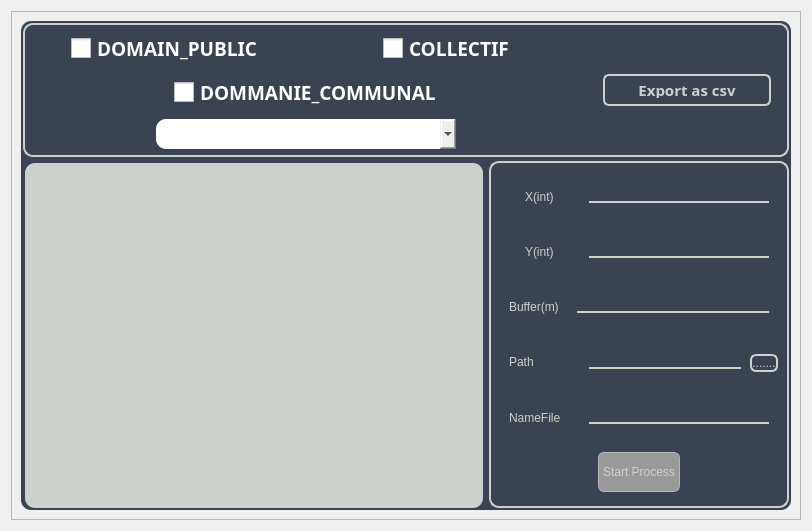
<?xml version="1.0" encoding="UTF-8"?>
<ui version="4.0">
 <class>projectDialogBase</class>
 <widget class="QDialog" name="projectDialogBase">
  <property name="geometry">
   <rect>
    <x>0</x>
    <y>0</y>
    <width>812</width>
    <height>531</height>
   </rect>
  </property>
  <property name="windowTitle">
   <string>project</string>
  </property>
  <layout class="QVBoxLayout" name="verticalLayout">
   <item>
    <widget class="QFrame" name="frame">
     <property name="maximumSize">
      <size>
       <width>1000</width>
       <height>700</height>
      </size>
     </property>
     <property name="frameShape">
      <enum>QFrame::StyledPanel</enum>
     </property>
     <property name="frameShadow">
      <enum>QFrame::Raised</enum>
     </property>
     <layout class="QVBoxLayout" name="verticalLayout_6">
      <item>
       <widget class="QFrame" name="frame_2">
        <property name="maximumSize">
         <size>
          <width>1000</width>
          <height>700</height>
         </size>
        </property>
        <property name="styleSheet">
         <string notr="true">background:rgb(59,66,82);
border-radius:10px;
</string>
        </property>
        <property name="frameShape">
         <enum>QFrame::StyledPanel</enum>
        </property>
        <property name="frameShadow">
         <enum>QFrame::Raised</enum>
        </property>
        <layout class="QVBoxLayout" name="verticalLayout_2">
         <property name="spacing">
          <number>4</number>
         </property>
         <property name="leftMargin">
          <number>2</number>
         </property>
         <property name="topMargin">
          <number>2</number>
         </property>
         <property name="rightMargin">
          <number>2</number>
         </property>
         <property name="bottomMargin">
          <number>2</number>
         </property>
         <item>
          <widget class="QFrame" name="frame_3">
           <property name="maximumSize">
            <size>
             <width>16777215</width>
             <height>150</height>
            </size>
           </property>
           <property name="styleSheet">
            <string notr="true">border:2px solid rgb(205, 209, 205);
border-radius:10px;</string>
           </property>
           <property name="frameShape">
            <enum>QFrame::StyledPanel</enum>
           </property>
           <property name="frameShadow">
            <enum>QFrame::Raised</enum>
           </property>
           <layout class="QHBoxLayout" name="horizontalLayout">
            <property name="spacing">
             <number>0</number>
            </property>
            <property name="leftMargin">
             <number>0</number>
            </property>
            <property name="topMargin">
             <number>0</number>
            </property>
            <property name="rightMargin">
             <number>0</number>
            </property>
            <property name="bottomMargin">
             <number>0</number>
            </property>
            <item>
             <widget class="QFrame" name="frame_5">
              <property name="styleSheet">
               <string notr="true">border:none;</string>
              </property>
              <property name="frameShape">
               <enum>QFrame::StyledPanel</enum>
              </property>
              <property name="frameShadow">
               <enum>QFrame::Raised</enum>
              </property>
              <layout class="QVBoxLayout" name="verticalLayout_3">
               <property name="spacing">
                <number>0</number>
               </property>
               <property name="leftMargin">
                <number>0</number>
               </property>
               <property name="topMargin">
                <number>0</number>
               </property>
               <property name="rightMargin">
                <number>0</number>
               </property>
               <property name="bottomMargin">
                <number>0</number>
               </property>
               <item>
                <widget class="QFrame" name="frame_8">
                 <property name="styleSheet">
                  <string notr="true">background:none;</string>
                 </property>
                 <property name="frameShape">
                  <enum>QFrame::StyledPanel</enum>
                 </property>
                 <property name="frameShadow">
                  <enum>QFrame::Raised</enum>
                 </property>
                 <layout class="QHBoxLayout" name="horizontalLayout_2">
                  <property name="spacing">
                   <number>0</number>
                  </property>
                  <property name="leftMargin">
                   <number>0</number>
                  </property>
                  <property name="topMargin">
                   <number>0</number>
                  </property>
                  <property name="rightMargin">
                   <number>0</number>
                  </property>
                  <property name="bottomMargin">
                   <number>0</number>
                  </property>
                  <item alignment="Qt::AlignHCenter">
                   <widget class="QFrame" name="frame_10">
                    <property name="styleSheet">
                     <string notr="true">background:none;</string>
                    </property>
                    <property name="frameShape">
                     <enum>QFrame::StyledPanel</enum>
                    </property>
                    <property name="frameShadow">
                     <enum>QFrame::Raised</enum>
                    </property>
                    <layout class="QHBoxLayout" name="horizontalLayout_4">
                     <item>
                      <widget class="QCheckBox" name="checkBox">
                       <property name="font">
                        <font>
                         <family>Segoe UI Semibold</family>
                         <pointsize>14</pointsize>
                         <weight>75</weight>
                         <bold>true</bold>
                        </font>
                       </property>
                       <property name="styleSheet">
                        <string notr="true">QCheckBox{
color:white;
}
QCheckBox::indicator{
width:20px;
height:20px;
}



</string>
                       </property>
                       <property name="text">
                        <string>DOMAIN_PUBLIC</string>
                       </property>
                      </widget>
                     </item>
                    </layout>
                   </widget>
                  </item>
                  <item alignment="Qt::AlignHCenter">
                   <widget class="QFrame" name="frame_9">
                    <property name="styleSheet">
                     <string notr="true">background:none;</string>
                    </property>
                    <property name="frameShape">
                     <enum>QFrame::StyledPanel</enum>
                    </property>
                    <property name="frameShadow">
                     <enum>QFrame::Raised</enum>
                    </property>
                    <layout class="QVBoxLayout" name="verticalLayout_4">
                     <item>
                      <widget class="QCheckBox" name="checkBox_3">
                       <property name="font">
                        <font>
                         <family>Segoe UI Semibold</family>
                         <pointsize>14</pointsize>
                         <weight>75</weight>
                         <bold>true</bold>
                        </font>
                       </property>
                       <property name="styleSheet">
                        <string notr="true">QCheckBox{
color:white;
}
QCheckBox::indicator{
width:20px;
height:20px;
}



</string>
                       </property>
                       <property name="text">
                        <string>COLLECTIF</string>
                       </property>
                      </widget>
                     </item>
                    </layout>
                   </widget>
                  </item>
                 </layout>
                </widget>
               </item>
               <item>
                <widget class="QFrame" name="frame_7">
                 <property name="styleSheet">
                  <string notr="true">background:none;</string>
                 </property>
                 <property name="frameShape">
                  <enum>QFrame::StyledPanel</enum>
                 </property>
                 <property name="frameShadow">
                  <enum>QFrame::Raised</enum>
                 </property>
                 <layout class="QVBoxLayout" name="verticalLayout_5">
                  <property name="spacing">
                   <number>0</number>
                  </property>
                  <property name="leftMargin">
                   <number>0</number>
                  </property>
                  <property name="topMargin">
                   <number>0</number>
                  </property>
                  <property name="rightMargin">
                   <number>0</number>
                  </property>
                  <property name="bottomMargin">
                   <number>0</number>
                  </property>
                  <item alignment="Qt::AlignHCenter|Qt::AlignVCenter">
                   <widget class="QCheckBox" name="checkBox_4">
                    <property name="font">
                     <font>
                      <family>Segoe UI Semibold</family>
                      <pointsize>14</pointsize>
                      <weight>75</weight>
                      <bold>true</bold>
                     </font>
                    </property>
                    <property name="styleSheet">
                     <string notr="true">QCheckBox{
color:white;
}
QCheckBox::indicator{
width:20px;
height:20px;
}



</string>
                    </property>
                    <property name="text">
                     <string>DOMMANIE_COMMUNAL</string>
                    </property>
                   </widget>
                  </item>
                 </layout>
                </widget>
               </item>
               <item>
                <widget class="QFrame" name="frame_6">
                 <property name="styleSheet">
                  <string notr="true">background:none;</string>
                 </property>
                 <property name="frameShape">
                  <enum>QFrame::StyledPanel</enum>
                 </property>
                 <property name="frameShadow">
                  <enum>QFrame::Raised</enum>
                 </property>
                 <layout class="QHBoxLayout" name="horizontalLayout_3">
                  <property name="spacing">
                   <number>0</number>
                  </property>
                  <property name="leftMargin">
                   <number>0</number>
                  </property>
                  <property name="topMargin">
                   <number>0</number>
                  </property>
                  <property name="rightMargin">
                   <number>0</number>
                  </property>
                  <property name="bottomMargin">
                   <number>0</number>
                  </property>
                  <item>
                   <widget class="QComboBox" name="comboBox_intersect_layers">
                    <property name="maximumSize">
                     <size>
                      <width>300</width>
                      <height>30</height>
                     </size>
                    </property>
                   </widget>
                  </item>
                 </layout>
                </widget>
               </item>
              </layout>
             </widget>
            </item>
            <item>
             <widget class="QFrame" name="frame_4">
              <property name="maximumSize">
               <size>
                <width>200</width>
                <height>16777215</height>
               </size>
              </property>
              <property name="styleSheet">
               <string notr="true">border:none;</string>
              </property>
              <property name="frameShape">
               <enum>QFrame::StyledPanel</enum>
              </property>
              <property name="frameShadow">
               <enum>QFrame::Raised</enum>
              </property>
              <layout class="QVBoxLayout" name="verticalLayout_8">
               <property name="leftMargin">
                <number>7</number>
               </property>
               <property name="topMargin">
                <number>40</number>
               </property>
               <property name="rightMargin">
                <number>7</number>
               </property>
               <property name="bottomMargin">
                <number>40</number>
               </property>
               <item>
                <widget class="QFrame" name="frame_13">
                 <property name="styleSheet">
                  <string notr="true">background:none;</string>
                 </property>
                 <property name="frameShape">
                  <enum>QFrame::StyledPanel</enum>
                 </property>
                 <property name="frameShadow">
                  <enum>QFrame::Raised</enum>
                 </property>
                 <layout class="QHBoxLayout" name="horizontalLayout_5">
                  <property name="spacing">
                   <number>0</number>
                  </property>
                  <property name="leftMargin">
                   <number>0</number>
                  </property>
                  <property name="topMargin">
                   <number>0</number>
                  </property>
                  <property name="rightMargin">
                   <number>0</number>
                  </property>
                  <property name="bottomMargin">
                   <number>0</number>
                  </property>
                  <item>
                   <widget class="QFrame" name="frame_14">
                    <property name="styleSheet">
                     <string notr="true">background:none;</string>
                    </property>
                    <property name="frameShape">
                     <enum>QFrame::StyledPanel</enum>
                    </property>
                    <property name="frameShadow">
                     <enum>QFrame::Raised</enum>
                    </property>
                    <layout class="QVBoxLayout" name="verticalLayout_9">
                     <item>
                      <widget class="QPushButton" name="btn_Intersection">
                       <property name="maximumSize">
                        <size>
                         <width>16777215</width>
                         <height>32</height>
                        </size>
                       </property>
                       <property name="font">
                        <font>
                         <family>Segoe UI Semibold</family>
                         <pointsize>11</pointsize>
                         <weight>75</weight>
                         <bold>true</bold>
                        </font>
                       </property>
                       <property name="cursor">
                        <cursorShape>PointingHandCursor</cursorShape>
                       </property>
                       <property name="styleSheet">
                        <string notr="true">QPushButton{
border:none;
border:2px solid rgb(205, 209, 205);;
color:rgb(205, 209, 205);;
border-radius:6px;
padding:6px;
}

QPushButton::hover{
border:none;
border:2px solid rgb(255, 255, 255);
color:white;
border-radius:6px;
padding:6px;
}
</string>
                       </property>
                       <property name="text">
                        <string>Export as csv</string>
                       </property>
                       <property name="checkable">
                        <bool>false</bool>
                       </property>
                      </widget>
                     </item>
                    </layout>
                   </widget>
                  </item>
                 </layout>
                </widget>
               </item>
              </layout>
             </widget>
            </item>
           </layout>
          </widget>
         </item>
         <item>
          <widget class="QFrame" name="frame_11">
           <property name="styleSheet">
            <string notr="true">background:none</string>
           </property>
           <property name="frameShape">
            <enum>QFrame::StyledPanel</enum>
           </property>
           <property name="frameShadow">
            <enum>QFrame::Raised</enum>
           </property>
           <layout class="QHBoxLayout" name="horizontalLayout_6">
            <property name="spacing">
             <number>4</number>
            </property>
            <property name="leftMargin">
             <number>0</number>
            </property>
            <property name="topMargin">
             <number>0</number>
            </property>
            <property name="rightMargin">
             <number>0</number>
            </property>
            <property name="bottomMargin">
             <number>0</number>
            </property>
            <item>
             <widget class="QFrame" name="frame_16">
              <property name="frameShape">
               <enum>QFrame::StyledPanel</enum>
              </property>
              <property name="frameShadow">
               <enum>QFrame::Raised</enum>
              </property>
              <property name="lineWidth">
               <number>1</number>
              </property>
              <layout class="QVBoxLayout" name="verticalLayout_23">
               <property name="spacing">
                <number>0</number>
               </property>
               <property name="leftMargin">
                <number>2</number>
               </property>
               <property name="topMargin">
                <number>2</number>
               </property>
               <property name="rightMargin">
                <number>2</number>
               </property>
               <property name="bottomMargin">
                <number>0</number>
               </property>
               <item>
                <widget class="QTableView" name="tableView">
                 <property name="styleSheet">
                  <string notr="true">background-color: rgb(205, 209, 205);</string>
                 </property>
                </widget>
               </item>
              </layout>
             </widget>
            </item>
            <item>
             <widget class="QFrame" name="frame_17">
              <property name="maximumSize">
               <size>
                <width>300</width>
                <height>16777215</height>
               </size>
              </property>
              <property name="styleSheet">
               <string notr="true">border:2px solid  rgb(205, 209, 205);
border-radius:10px;</string>
              </property>
              <property name="frameShape">
               <enum>QFrame::StyledPanel</enum>
              </property>
              <property name="frameShadow">
               <enum>QFrame::Raised</enum>
              </property>
              <layout class="QVBoxLayout" name="verticalLayout_10">
               <item>
                <widget class="QFrame" name="frame_18">
                 <property name="styleSheet">
                  <string notr="true">border:none;</string>
                 </property>
                 <property name="frameShape">
                  <enum>QFrame::StyledPanel</enum>
                 </property>
                 <property name="frameShadow">
                  <enum>QFrame::Raised</enum>
                 </property>
                 <layout class="QHBoxLayout" name="horizontalLayout_7">
                  <property name="spacing">
                   <number>0</number>
                  </property>
                  <property name="leftMargin">
                   <number>0</number>
                  </property>
                  <property name="topMargin">
                   <number>0</number>
                  </property>
                  <property name="rightMargin">
                   <number>0</number>
                  </property>
                  <property name="bottomMargin">
                   <number>0</number>
                  </property>
                  <item>
                   <widget class="QFrame" name="frame_24">
                    <property name="minimumSize">
                     <size>
                      <width>80</width>
                      <height>0</height>
                     </size>
                    </property>
                    <property name="maximumSize">
                     <size>
                      <width>80</width>
                      <height>16777215</height>
                     </size>
                    </property>
                    <property name="frameShape">
                     <enum>QFrame::StyledPanel</enum>
                    </property>
                    <property name="frameShadow">
                     <enum>QFrame::Raised</enum>
                    </property>
                    <layout class="QVBoxLayout" name="verticalLayout_11">
                     <item alignment="Qt::AlignHCenter">
                      <widget class="QLabel" name="label_X">
                       <property name="styleSheet">
                        <string notr="true">font: 63 10pt &quot;Segoe UI Semibold&quot;;
color: rgb(205, 209, 205);</string>
                       </property>
                       <property name="text">
                        <string>X(int)</string>
                       </property>
                      </widget>
                     </item>
                    </layout>
                   </widget>
                  </item>
                  <item>
                   <widget class="QFrame" name="frame_25">
                    <property name="frameShape">
                     <enum>QFrame::StyledPanel</enum>
                    </property>
                    <property name="frameShadow">
                     <enum>QFrame::Raised</enum>
                    </property>
                    <layout class="QVBoxLayout" name="verticalLayout_16">
                     <property name="topMargin">
                      <number>5</number>
                     </property>
                     <item>
                      <widget class="QLineEdit" name="lineEdit_5">
                       <property name="styleSheet">
                        <string notr="true">QLineEdit{
background-color: rgb(59, 66, 82);
border:none;
border-bottom:2px solid  rgb(205, 209, 205);
color: rgb(205, 209, 205);
font: 63 10pt &quot;Segoe UI Semibold&quot;;
border-radius:0px;
}
QLineEdit::hover{
background-color: rgb(59, 66, 82);
border:none;
border-bottom:2px solid white;
font: 63 10pt &quot;Segoe UI Semibold&quot;;
border-radius:0px;
}</string>
                       </property>
                      </widget>
                     </item>
                    </layout>
                   </widget>
                  </item>
                 </layout>
                </widget>
               </item>
               <item>
                <widget class="QFrame" name="frame_19">
                 <property name="styleSheet">
                  <string notr="true">border:none;</string>
                 </property>
                 <property name="frameShape">
                  <enum>QFrame::StyledPanel</enum>
                 </property>
                 <property name="frameShadow">
                  <enum>QFrame::Raised</enum>
                 </property>
                 <layout class="QHBoxLayout" name="horizontalLayout_8">
                  <property name="spacing">
                   <number>0</number>
                  </property>
                  <property name="leftMargin">
                   <number>0</number>
                  </property>
                  <property name="topMargin">
                   <number>0</number>
                  </property>
                  <property name="rightMargin">
                   <number>0</number>
                  </property>
                  <property name="bottomMargin">
                   <number>0</number>
                  </property>
                  <item>
                   <widget class="QFrame" name="frame_26">
                    <property name="minimumSize">
                     <size>
                      <width>80</width>
                      <height>0</height>
                     </size>
                    </property>
                    <property name="maximumSize">
                     <size>
                      <width>80</width>
                      <height>16777215</height>
                     </size>
                    </property>
                    <property name="frameShape">
                     <enum>QFrame::StyledPanel</enum>
                    </property>
                    <property name="frameShadow">
                     <enum>QFrame::Raised</enum>
                    </property>
                    <layout class="QVBoxLayout" name="verticalLayout_12">
                     <item alignment="Qt::AlignHCenter">
                      <widget class="QLabel" name="label_Y">
                       <property name="styleSheet">
                        <string notr="true">font: 63 10pt &quot;Segoe UI Semibold&quot;;
color: rgb(205, 209, 205);</string>
                       </property>
                       <property name="text">
                        <string>Y(int)</string>
                       </property>
                      </widget>
                     </item>
                    </layout>
                   </widget>
                  </item>
                  <item>
                   <widget class="QFrame" name="frame_27">
                    <property name="frameShape">
                     <enum>QFrame::StyledPanel</enum>
                    </property>
                    <property name="frameShadow">
                     <enum>QFrame::Raised</enum>
                    </property>
                    <layout class="QVBoxLayout" name="verticalLayout_17">
                     <property name="topMargin">
                      <number>5</number>
                     </property>
                     <item>
                      <widget class="QLineEdit" name="lineEdit_4">
                       <property name="styleSheet">
                        <string notr="true">QLineEdit{
background-color: rgb(59, 66, 82);
border:none;
border-bottom:2px solid  rgb(205, 209, 205);
color: rgb(205, 209, 205);
font: 63 10pt &quot;Segoe UI Semibold&quot;;
border-radius:0px;
}
QLineEdit::hover{
background-color: rgb(59, 66, 82);
border:none;
border-bottom:2px solid white;
font: 63 10pt &quot;Segoe UI Semibold&quot;;
border-radius:0px;
}</string>
                       </property>
                      </widget>
                     </item>
                    </layout>
                   </widget>
                  </item>
                 </layout>
                </widget>
               </item>
               <item>
                <widget class="QFrame" name="frame_20">
                 <property name="styleSheet">
                  <string notr="true">border:none;</string>
                 </property>
                 <property name="frameShape">
                  <enum>QFrame::StyledPanel</enum>
                 </property>
                 <property name="frameShadow">
                  <enum>QFrame::Raised</enum>
                 </property>
                 <layout class="QHBoxLayout" name="horizontalLayout_9">
                  <property name="spacing">
                   <number>0</number>
                  </property>
                  <property name="leftMargin">
                   <number>0</number>
                  </property>
                  <property name="topMargin">
                   <number>0</number>
                  </property>
                  <property name="rightMargin">
                   <number>0</number>
                  </property>
                  <property name="bottomMargin">
                   <number>0</number>
                  </property>
                  <item>
                   <widget class="QFrame" name="frame_28">
                    <property name="maximumSize">
                     <size>
                      <width>80</width>
                      <height>16777215</height>
                     </size>
                    </property>
                    <property name="frameShape">
                     <enum>QFrame::StyledPanel</enum>
                    </property>
                    <property name="frameShadow">
                     <enum>QFrame::Raised</enum>
                    </property>
                    <layout class="QVBoxLayout" name="verticalLayout_13">
                     <item alignment="Qt::AlignHCenter">
                      <widget class="QLabel" name="label_3">
                       <property name="styleSheet">
                        <string notr="true">font: 63 10pt &quot;Segoe UI Semibold&quot;;
color: rgb(205, 209, 205);</string>
                       </property>
                       <property name="text">
                        <string>Buffer(m)</string>
                       </property>
                      </widget>
                     </item>
                    </layout>
                   </widget>
                  </item>
                  <item>
                   <widget class="QFrame" name="frame_29">
                    <property name="frameShape">
                     <enum>QFrame::StyledPanel</enum>
                    </property>
                    <property name="frameShadow">
                     <enum>QFrame::Raised</enum>
                    </property>
                    <layout class="QVBoxLayout" name="verticalLayout_18">
                     <property name="topMargin">
                      <number>5</number>
                     </property>
                     <item>
                      <widget class="QLineEdit" name="lineEdit_3">
                       <property name="styleSheet">
                        <string notr="true">QLineEdit{
background-color: rgb(59, 66, 82);
border:none;
border-bottom:2px solid  rgb(205, 209, 205);
color: rgb(205, 209, 205);
font: 63 10pt &quot;Segoe UI Semibold&quot;;
border-radius:0px;
}
QLineEdit::hover{
background-color: rgb(59, 66, 82);
border:none;
border-bottom:2px solid white;
font: 63 10pt &quot;Segoe UI Semibold&quot;;
border-radius:0px;
}</string>
                       </property>
                      </widget>
                     </item>
                    </layout>
                   </widget>
                  </item>
                 </layout>
                </widget>
               </item>
               <item>
                <widget class="QFrame" name="frame_21">
                 <property name="styleSheet">
                  <string notr="true">border:none;</string>
                 </property>
                 <property name="frameShape">
                  <enum>QFrame::StyledPanel</enum>
                 </property>
                 <property name="frameShadow">
                  <enum>QFrame::Raised</enum>
                 </property>
                 <layout class="QHBoxLayout" name="horizontalLayout_10">
                  <property name="spacing">
                   <number>0</number>
                  </property>
                  <property name="leftMargin">
                   <number>0</number>
                  </property>
                  <property name="topMargin">
                   <number>0</number>
                  </property>
                  <property name="rightMargin">
                   <number>0</number>
                  </property>
                  <property name="bottomMargin">
                   <number>0</number>
                  </property>
                  <item>
                   <widget class="QFrame" name="frame_30">
                    <property name="maximumSize">
                     <size>
                      <width>80</width>
                      <height>16777215</height>
                     </size>
                    </property>
                    <property name="frameShape">
                     <enum>QFrame::StyledPanel</enum>
                    </property>
                    <property name="frameShadow">
                     <enum>QFrame::Raised</enum>
                    </property>
                    <layout class="QVBoxLayout" name="verticalLayout_14">
                     <item alignment="Qt::AlignHCenter">
                      <widget class="QLabel" name="label_4">
                       <property name="minimumSize">
                        <size>
                         <width>80</width>
                         <height>0</height>
                        </size>
                       </property>
                       <property name="styleSheet">
                        <string notr="true">font: 63 10pt &quot;Segoe UI Semibold&quot;;
color: rgb(205, 209, 205);</string>
                       </property>
                       <property name="text">
                        <string>Path</string>
                       </property>
                      </widget>
                     </item>
                    </layout>
                   </widget>
                  </item>
                  <item>
                   <widget class="QFrame" name="frame_32">
                    <property name="maximumSize">
                     <size>
                      <width>170</width>
                      <height>16777215</height>
                     </size>
                    </property>
                    <property name="styleSheet">
                     <string notr="true"/>
                    </property>
                    <property name="frameShape">
                     <enum>QFrame::StyledPanel</enum>
                    </property>
                    <property name="frameShadow">
                     <enum>QFrame::Raised</enum>
                    </property>
                    <layout class="QVBoxLayout" name="verticalLayout_19">
                     <property name="topMargin">
                      <number>5</number>
                     </property>
                     <item>
                      <widget class="QLineEdit" name="lineEdit_7">
                       <property name="styleSheet">
                        <string notr="true">QLineEdit{
background-color: rgb(59, 66, 82);
border:none;
border-bottom:2px solid  rgb(205, 209, 205);
color: rgb(205, 209, 205);
font: 63 10pt &quot;Segoe UI Semibold&quot;;
border-radius:0px;
}
QLineEdit::hover{
background-color: rgb(59, 66, 82);
border:none;
border-bottom:2px solid white;
font: 63 10pt &quot;Segoe UI Semibold&quot;;
border-radius:0px;
}</string>
                       </property>
                      </widget>
                     </item>
                    </layout>
                   </widget>
                  </item>
                  <item>
                   <widget class="QFrame" name="frame_31">
                    <property name="frameShape">
                     <enum>QFrame::StyledPanel</enum>
                    </property>
                    <property name="frameShadow">
                     <enum>QFrame::Raised</enum>
                    </property>
                    <layout class="QVBoxLayout" name="verticalLayout_21">
                     <property name="spacing">
                      <number>0</number>
                     </property>
                     <property name="leftMargin">
                      <number>0</number>
                     </property>
                     <property name="topMargin">
                      <number>3</number>
                     </property>
                     <property name="rightMargin">
                      <number>0</number>
                     </property>
                     <property name="bottomMargin">
                      <number>0</number>
                     </property>
                     <item>
                      <widget class="QPushButton" name="pushButton_2">
                       <property name="styleSheet">
                        <string notr="true">QPushButton{
font: 63 10pt &quot;Segoe UI Semibold&quot;;
color: rgb(205, 209, 205);
border:none;
border:2px solid rgb(205, 209, 205);
border-radius:6px;
}

QPushButton::hover{
font: 63 10pt &quot;Segoe UI Semibold&quot;;
color: white;
border:none;
border:2px solid white;
border-radius:6px;
}</string>
                       </property>
                       <property name="text">
                        <string>.......</string>
                       </property>
                      </widget>
                     </item>
                    </layout>
                   </widget>
                  </item>
                 </layout>
                </widget>
               </item>
               <item>
                <widget class="QFrame" name="frame_22">
                 <property name="styleSheet">
                  <string notr="true">border:none;</string>
                 </property>
                 <property name="frameShape">
                  <enum>QFrame::StyledPanel</enum>
                 </property>
                 <property name="frameShadow">
                  <enum>QFrame::Raised</enum>
                 </property>
                 <layout class="QHBoxLayout" name="horizontalLayout_11">
                  <property name="spacing">
                   <number>0</number>
                  </property>
                  <property name="leftMargin">
                   <number>0</number>
                  </property>
                  <property name="topMargin">
                   <number>0</number>
                  </property>
                  <property name="rightMargin">
                   <number>0</number>
                  </property>
                  <property name="bottomMargin">
                   <number>0</number>
                  </property>
                  <item>
                   <widget class="QFrame" name="frame_33">
                    <property name="maximumSize">
                     <size>
                      <width>80</width>
                      <height>16777215</height>
                     </size>
                    </property>
                    <property name="frameShape">
                     <enum>QFrame::StyledPanel</enum>
                    </property>
                    <property name="frameShadow">
                     <enum>QFrame::Raised</enum>
                    </property>
                    <layout class="QVBoxLayout" name="verticalLayout_15">
                     <item alignment="Qt::AlignHCenter">
                      <widget class="QLabel" name="label_5">
                       <property name="minimumSize">
                        <size>
                         <width>80</width>
                         <height>0</height>
                        </size>
                       </property>
                       <property name="styleSheet">
                        <string notr="true">font: 63 10pt &quot;Segoe UI Semibold&quot;;
color: rgb(205, 209, 205);</string>
                       </property>
                       <property name="text">
                        <string>NameFile</string>
                       </property>
                      </widget>
                     </item>
                    </layout>
                   </widget>
                  </item>
                  <item>
                   <widget class="QFrame" name="frame_34">
                    <property name="frameShape">
                     <enum>QFrame::StyledPanel</enum>
                    </property>
                    <property name="frameShadow">
                     <enum>QFrame::Raised</enum>
                    </property>
                    <layout class="QVBoxLayout" name="verticalLayout_20">
                     <property name="topMargin">
                      <number>5</number>
                     </property>
                     <item>
                      <widget class="QLineEdit" name="lineEdit_6">
                       <property name="styleSheet">
                        <string notr="true">QLineEdit{
background-color: rgb(59, 66, 82);
border:none;
border-bottom:2px solid  rgb(205, 209, 205);
color: rgb(205, 209, 205);
font: 63 10pt &quot;Segoe UI Semibold&quot;;
border-radius:0px;
}
QLineEdit::hover{
background-color: rgb(59, 66, 82);
border:none;
border-bottom:2px solid white;
font: 63 10pt &quot;Segoe UI Semibold&quot;;
border-radius:0px;
}</string>
                       </property>
                      </widget>
                     </item>
                    </layout>
                   </widget>
                  </item>
                 </layout>
                </widget>
               </item>
               <item>
                <widget class="QFrame" name="frame_23">
                 <property name="styleSheet">
                  <string notr="true">border:none;</string>
                 </property>
                 <property name="frameShape">
                  <enum>QFrame::StyledPanel</enum>
                 </property>
                 <property name="frameShadow">
                  <enum>QFrame::Raised</enum>
                 </property>
                 <layout class="QVBoxLayout" name="verticalLayout_22">
                  <property name="spacing">
                   <number>0</number>
                  </property>
                  <property name="leftMargin">
                   <number>0</number>
                  </property>
                  <property name="topMargin">
                   <number>0</number>
                  </property>
                  <property name="rightMargin">
                   <number>0</number>
                  </property>
                  <property name="bottomMargin">
                   <number>0</number>
                  </property>
                  <item alignment="Qt::AlignHCenter">
                   <widget class="QPushButton" name="pushButton">
                    <property name="maximumSize">
                     <size>
                      <width>160</width>
                      <height>40</height>
                     </size>
                    </property>
                    <property name="styleSheet">
                     <string notr="true">QPushButton{
background-color: rgb(153, 153, 153);
border:none;
border:1px solid  rgb(181, 181, 181);
color: rgb(205, 209, 205);
border-radius:6px;
font: 63 12pt &quot;Segoe UI Semibold&quot;;
padding:4px;
}

QPushButton::hover{
background-color: rgb(205, 209, 205);
border:none;
border:1px solid  rgb(181, 181, 181);
color: white;
border-radius:6px;
font: 63 12pt &quot;Segoe UI Semibold&quot;;
padding:4px;
}</string>
                    </property>
                    <property name="text">
                     <string>Start Process</string>
                    </property>
                   </widget>
                  </item>
                 </layout>
                </widget>
               </item>
              </layout>
             </widget>
            </item>
           </layout>
          </widget>
         </item>
        </layout>
       </widget>
      </item>
     </layout>
    </widget>
   </item>
  </layout>
 </widget>
 <resources/>
 <connections/>
</ui>
